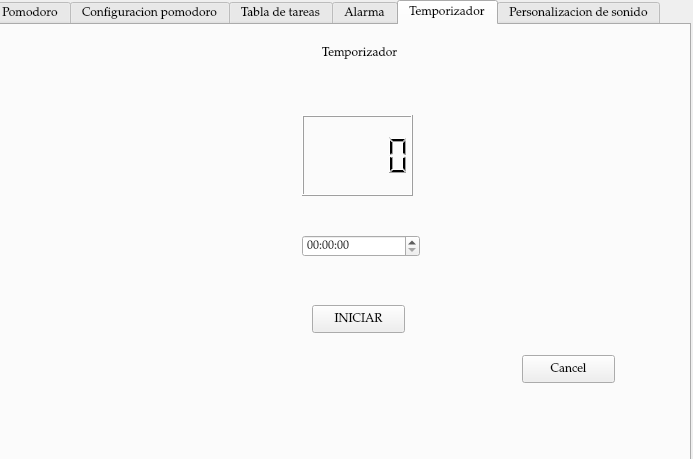
<?xml version="1.0" encoding="UTF-8"?>
<ui version="4.0">
 <class>Reloj</class>
 <widget class="QDialog" name="Reloj">
  <property name="geometry">
   <rect>
    <x>0</x>
    <y>0</y>
    <width>693</width>
    <height>459</height>
   </rect>
  </property>
  <property name="font">
   <font>
    <family>Palatino Linotype</family>
   </font>
  </property>
  <property name="windowTitle">
   <string>Reloj</string>
  </property>
  <property name="windowIcon">
   <iconset theme="2784399"/>
  </property>
  <widget class="QTabWidget" name="pantalla">
   <property name="geometry">
    <rect>
     <x>-10</x>
     <y>0</y>
     <width>701</width>
     <height>461</height>
    </rect>
   </property>
   <property name="contextMenuPolicy">
    <enum>Qt::ActionsContextMenu</enum>
   </property>
   <property name="currentIndex">
    <number>4</number>
   </property>
   <widget class="QWidget" name="tempom">
    <property name="focusPolicy">
     <enum>Qt::ClickFocus</enum>
    </property>
    <property name="contextMenuPolicy">
     <enum>Qt::NoContextMenu</enum>
    </property>
    <property name="toolTipDuration">
     <number>-1</number>
    </property>
    <attribute name="title">
     <string>Pomodoro</string>
    </attribute>
    <widget class="QLabel" name="label">
     <property name="geometry">
      <rect>
       <x>230</x>
       <y>20</y>
       <width>211</width>
       <height>31</height>
      </rect>
     </property>
     <property name="font">
      <font>
       <family>Rage Italic</family>
       <pointsize>20</pointsize>
      </font>
     </property>
     <property name="text">
      <string>Tiempo de estudio</string>
     </property>
    </widget>
    <widget class="QLCDNumber" name="lcdNumber">
     <property name="geometry">
      <rect>
       <x>230</x>
       <y>60</y>
       <width>151</width>
       <height>131</height>
      </rect>
     </property>
     <property name="lineWidth">
      <number>1</number>
     </property>
     <property name="smallDecimalPoint">
      <bool>false</bool>
     </property>
     <property name="digitCount">
      <number>5</number>
     </property>
     <property name="intValue" stdset="0">
      <number>25</number>
     </property>
    </widget>
    <widget class="QPushButton" name="pushButton">
     <property name="geometry">
      <rect>
       <x>480</x>
       <y>290</y>
       <width>131</width>
       <height>31</height>
      </rect>
     </property>
     <property name="text">
      <string>Descanzo</string>
     </property>
    </widget>
    <widget class="QPushButton" name="pushButton_2">
     <property name="geometry">
      <rect>
       <x>290</x>
       <y>290</y>
       <width>93</width>
       <height>28</height>
      </rect>
     </property>
     <property name="text">
      <string>Inicio</string>
     </property>
    </widget>
    <widget class="QPushButton" name="pushButton_3">
     <property name="geometry">
      <rect>
       <x>60</x>
       <y>290</y>
       <width>93</width>
       <height>28</height>
      </rect>
     </property>
     <property name="text">
      <string>Cancelar</string>
     </property>
    </widget>
    <widget class="Line" name="line">
     <property name="geometry">
      <rect>
       <x>210</x>
       <y>190</y>
       <width>231</width>
       <height>20</height>
      </rect>
     </property>
     <property name="orientation">
      <enum>Qt::Horizontal</enum>
     </property>
    </widget>
    <widget class="QLabel" name="label_2">
     <property name="geometry">
      <rect>
       <x>250</x>
       <y>230</y>
       <width>55</width>
       <height>16</height>
      </rect>
     </property>
     <property name="text">
      <string>TONO</string>
     </property>
    </widget>
    <widget class="QCheckBox" name="checkBox">
     <property name="geometry">
      <rect>
       <x>360</x>
       <y>230</y>
       <width>81</width>
       <height>20</height>
      </rect>
     </property>
     <property name="text">
      <string>Music1</string>
     </property>
    </widget>
   </widget>
   <widget class="QWidget" name="tab_2">
    <attribute name="title">
     <string>Configuracion pomodoro</string>
    </attribute>
    <widget class="QGroupBox" name="groupBox">
     <property name="geometry">
      <rect>
       <x>90</x>
       <y>60</y>
       <width>511</width>
       <height>111</height>
      </rect>
     </property>
     <property name="title">
      <string>Pomodoro</string>
     </property>
     <widget class="QScrollBar" name="verticalScrollBar">
      <property name="geometry">
       <rect>
        <x>480</x>
        <y>10</y>
        <width>16</width>
        <height>160</height>
       </rect>
      </property>
      <property name="orientation">
       <enum>Qt::Vertical</enum>
      </property>
     </widget>
     <widget class="QTimeEdit" name="timeEdit">
      <property name="geometry">
       <rect>
        <x>40</x>
        <y>40</y>
        <width>118</width>
        <height>22</height>
       </rect>
      </property>
     </widget>
     <widget class="QTimeEdit" name="timeEdit_2">
      <property name="geometry">
       <rect>
        <x>190</x>
        <y>50</y>
        <width>118</width>
        <height>22</height>
       </rect>
      </property>
     </widget>
     <widget class="QTimeEdit" name="timeEdit_3">
      <property name="geometry">
       <rect>
        <x>350</x>
        <y>50</y>
        <width>118</width>
        <height>22</height>
       </rect>
      </property>
     </widget>
     <widget class="QLabel" name="label_4">
      <property name="geometry">
       <rect>
        <x>60</x>
        <y>90</y>
        <width>55</width>
        <height>16</height>
       </rect>
      </property>
      <property name="text">
       <string>HORAS</string>
      </property>
     </widget>
     <widget class="QLabel" name="label_5">
      <property name="geometry">
       <rect>
        <x>220</x>
        <y>90</y>
        <width>55</width>
        <height>16</height>
       </rect>
      </property>
      <property name="text">
       <string>MINUTOS</string>
      </property>
     </widget>
     <widget class="QLabel" name="label_6">
      <property name="geometry">
       <rect>
        <x>370</x>
        <y>90</y>
        <width>81</width>
        <height>16</height>
       </rect>
      </property>
      <property name="text">
       <string>SEGUNDOS</string>
      </property>
     </widget>
    </widget>
    <widget class="QLabel" name="label_3">
     <property name="geometry">
      <rect>
       <x>250</x>
       <y>10</y>
       <width>181</width>
       <height>16</height>
      </rect>
     </property>
     <property name="text">
      <string>Configuracion Personalizada</string>
     </property>
    </widget>
    <widget class="QPushButton" name="pushButton_4">
     <property name="geometry">
      <rect>
       <x>50</x>
       <y>210</y>
       <width>111</width>
       <height>31</height>
      </rect>
     </property>
     <property name="text">
      <string>Guardar cambios</string>
     </property>
    </widget>
    <widget class="QPushButton" name="pushButton_5">
     <property name="geometry">
      <rect>
       <x>520</x>
       <y>210</y>
       <width>93</width>
       <height>28</height>
      </rect>
     </property>
     <property name="text">
      <string>Cancelar</string>
     </property>
    </widget>
    <widget class="QCheckBox" name="checkBox_2">
     <property name="geometry">
      <rect>
       <x>60</x>
       <y>270</y>
       <width>171</width>
       <height>20</height>
      </rect>
     </property>
     <property name="text">
      <string>Pomodoro predifinido</string>
     </property>
    </widget>
   </widget>
   <widget class="QWidget" name="tab_4">
    <attribute name="title">
     <string>Tabla de tareas</string>
    </attribute>
    <widget class="QGroupBox" name="groupBox_2">
     <property name="geometry">
      <rect>
       <x>79</x>
       <y>60</y>
       <width>131</width>
       <height>261</height>
      </rect>
     </property>
     <property name="title">
      <string>Inicio</string>
     </property>
    </widget>
    <widget class="QGroupBox" name="groupBox_3">
     <property name="geometry">
      <rect>
       <x>270</x>
       <y>60</y>
       <width>141</width>
       <height>261</height>
      </rect>
     </property>
     <property name="title">
      <string>Progreso</string>
     </property>
    </widget>
    <widget class="QGroupBox" name="groupBox_4">
     <property name="geometry">
      <rect>
       <x>470</x>
       <y>60</y>
       <width>131</width>
       <height>261</height>
      </rect>
     </property>
     <property name="title">
      <string>Finalizado</string>
     </property>
    </widget>
    <widget class="QLabel" name="label_11">
     <property name="geometry">
      <rect>
       <x>280</x>
       <y>10</y>
       <width>55</width>
       <height>16</height>
      </rect>
     </property>
     <property name="text">
      <string>TAREAS</string>
     </property>
    </widget>
    <widget class="QPushButton" name="pushButton_8">
     <property name="geometry">
      <rect>
       <x>90</x>
       <y>350</y>
       <width>93</width>
       <height>28</height>
      </rect>
     </property>
     <property name="text">
      <string>Editar</string>
     </property>
    </widget>
    <widget class="QPushButton" name="pushButton_9">
     <property name="geometry">
      <rect>
       <x>500</x>
       <y>350</y>
       <width>93</width>
       <height>28</height>
      </rect>
     </property>
     <property name="text">
      <string>Guardar</string>
     </property>
    </widget>
    <widget class="QPushButton" name="pushButton_10">
     <property name="geometry">
      <rect>
       <x>300</x>
       <y>350</y>
       <width>93</width>
       <height>28</height>
      </rect>
     </property>
     <property name="text">
      <string>Agregar</string>
     </property>
    </widget>
   </widget>
   <widget class="QWidget" name="tab_3">
    <attribute name="title">
     <string>Alarma</string>
    </attribute>
    <widget class="QLabel" name="label_7">
     <property name="geometry">
      <rect>
       <x>300</x>
       <y>20</y>
       <width>91</width>
       <height>31</height>
      </rect>
     </property>
     <property name="font">
      <font>
       <family>Poor Richard</family>
       <pointsize>12</pointsize>
      </font>
     </property>
     <property name="text">
      <string>ALARMA</string>
     </property>
    </widget>
    <widget class="QPushButton" name="pushButton_6">
     <property name="geometry">
      <rect>
       <x>100</x>
       <y>50</y>
       <width>93</width>
       <height>28</height>
      </rect>
     </property>
     <property name="text">
      <string>Editar</string>
     </property>
    </widget>
    <widget class="QPushButton" name="pushButton_7">
     <property name="geometry">
      <rect>
       <x>490</x>
       <y>50</y>
       <width>93</width>
       <height>28</height>
      </rect>
     </property>
     <property name="text">
      <string>Añadir</string>
     </property>
    </widget>
    <widget class="QTimeEdit" name="timeEdit_4">
     <property name="geometry">
      <rect>
       <x>160</x>
       <y>100</y>
       <width>211</width>
       <height>71</height>
      </rect>
     </property>
    </widget>
    <widget class="QRadioButton" name="radioButton">
     <property name="geometry">
      <rect>
       <x>390</x>
       <y>110</y>
       <width>95</width>
       <height>20</height>
      </rect>
     </property>
     <property name="text">
      <string>PM</string>
     </property>
    </widget>
    <widget class="QRadioButton" name="radioButton_2">
     <property name="geometry">
      <rect>
       <x>390</x>
       <y>140</y>
       <width>95</width>
       <height>20</height>
      </rect>
     </property>
     <property name="text">
      <string>AM</string>
     </property>
    </widget>
    <widget class="QLabel" name="label_8">
     <property name="geometry">
      <rect>
       <x>70</x>
       <y>210</y>
       <width>55</width>
       <height>16</height>
      </rect>
     </property>
     <property name="text">
      <string>Etiqueta</string>
     </property>
    </widget>
    <widget class="QTextBrowser" name="textBrowser">
     <property name="geometry">
      <rect>
       <x>170</x>
       <y>200</y>
       <width>241</width>
       <height>41</height>
      </rect>
     </property>
    </widget>
    <widget class="QLabel" name="label_9">
     <property name="geometry">
      <rect>
       <x>80</x>
       <y>270</y>
       <width>55</width>
       <height>16</height>
      </rect>
     </property>
     <property name="text">
      <string>Repetir</string>
     </property>
    </widget>
    <widget class="QRadioButton" name="radioButton_3">
     <property name="geometry">
      <rect>
       <x>170</x>
       <y>270</y>
       <width>91</width>
       <height>20</height>
      </rect>
     </property>
     <property name="text">
      <string>Do</string>
     </property>
    </widget>
    <widget class="QRadioButton" name="radioButton_4">
     <property name="geometry">
      <rect>
       <x>230</x>
       <y>270</y>
       <width>95</width>
       <height>20</height>
      </rect>
     </property>
     <property name="text">
      <string>Lu</string>
     </property>
    </widget>
    <widget class="QRadioButton" name="radioButton_5">
     <property name="geometry">
      <rect>
       <x>280</x>
       <y>270</y>
       <width>95</width>
       <height>20</height>
      </rect>
     </property>
     <property name="text">
      <string>Ma</string>
     </property>
    </widget>
    <widget class="QRadioButton" name="radioButton_6">
     <property name="geometry">
      <rect>
       <x>340</x>
       <y>270</y>
       <width>95</width>
       <height>20</height>
      </rect>
     </property>
     <property name="text">
      <string>MI</string>
     </property>
    </widget>
    <widget class="QRadioButton" name="radioButton_7">
     <property name="geometry">
      <rect>
       <x>400</x>
       <y>270</y>
       <width>95</width>
       <height>20</height>
      </rect>
     </property>
     <property name="text">
      <string>Ju</string>
     </property>
    </widget>
    <widget class="QRadioButton" name="radioButton_8">
     <property name="geometry">
      <rect>
       <x>450</x>
       <y>270</y>
       <width>95</width>
       <height>20</height>
      </rect>
     </property>
     <property name="text">
      <string>Vi</string>
     </property>
    </widget>
    <widget class="QRadioButton" name="radioButton_9">
     <property name="geometry">
      <rect>
       <x>510</x>
       <y>270</y>
       <width>95</width>
       <height>20</height>
      </rect>
     </property>
     <property name="text">
      <string>Sa</string>
     </property>
    </widget>
    <widget class="QLabel" name="label_10">
     <property name="geometry">
      <rect>
       <x>80</x>
       <y>330</y>
       <width>55</width>
       <height>16</height>
      </rect>
     </property>
     <property name="text">
      <string>Tono</string>
     </property>
    </widget>
    <widget class="QComboBox" name="comboBox">
     <property name="geometry">
      <rect>
       <x>170</x>
       <y>330</y>
       <width>73</width>
       <height>22</height>
      </rect>
     </property>
    </widget>
   </widget>
   <widget class="QWidget" name="tab_5">
    <attribute name="title">
     <string>Temporizador</string>
    </attribute>
    <widget class="QPushButton" name="pushButton_11">
     <property name="geometry">
      <rect>
       <x>530</x>
       <y>330</y>
       <width>93</width>
       <height>28</height>
      </rect>
     </property>
     <property name="text">
      <string>Cancel</string>
     </property>
    </widget>
    <widget class="QLabel" name="label_12">
     <property name="geometry">
      <rect>
       <x>330</x>
       <y>20</y>
       <width>91</width>
       <height>16</height>
      </rect>
     </property>
     <property name="text">
      <string>Temporizador</string>
     </property>
    </widget>
    <widget class="QPushButton" name="pushButton_12">
     <property name="geometry">
      <rect>
       <x>320</x>
       <y>280</y>
       <width>93</width>
       <height>28</height>
      </rect>
     </property>
     <property name="text">
      <string>INICIAR</string>
     </property>
    </widget>
    <widget class="QTimeEdit" name="timeEdit_5">
     <property name="geometry">
      <rect>
       <x>310</x>
       <y>210</y>
       <width>118</width>
       <height>22</height>
      </rect>
     </property>
    </widget>
    <widget class="QLCDNumber" name="lcdNumber_2">
     <property name="geometry">
      <rect>
       <x>310</x>
       <y>90</y>
       <width>111</width>
       <height>81</height>
      </rect>
     </property>
    </widget>
   </widget>
   <widget class="QWidget" name="tab_6">
    <attribute name="title">
     <string>Personalizacion de sonido</string>
    </attribute>
    <widget class="QLabel" name="label_13">
     <property name="geometry">
      <rect>
       <x>270</x>
       <y>60</y>
       <width>141</width>
       <height>16</height>
      </rect>
     </property>
     <property name="text">
      <string>Sonido de notificacion</string>
     </property>
    </widget>
    <widget class="QCheckBox" name="checkBox_3">
     <property name="geometry">
      <rect>
       <x>260</x>
       <y>120</y>
       <width>161</width>
       <height>20</height>
      </rect>
     </property>
     <property name="text">
      <string>Permitir notificaciones</string>
     </property>
    </widget>
    <widget class="QCheckBox" name="checkBox_4">
     <property name="geometry">
      <rect>
       <x>260</x>
       <y>150</y>
       <width>161</width>
       <height>20</height>
      </rect>
     </property>
     <property name="text">
      <string>Alarma</string>
     </property>
    </widget>
    <widget class="QCheckBox" name="checkBox_5">
     <property name="geometry">
      <rect>
       <x>260</x>
       <y>180</y>
       <width>161</width>
       <height>20</height>
      </rect>
     </property>
     <property name="text">
      <string>Asistente de voz</string>
     </property>
    </widget>
    <widget class="QLabel" name="label_14">
     <property name="geometry">
      <rect>
       <x>240</x>
       <y>250</y>
       <width>191</width>
       <height>16</height>
      </rect>
     </property>
     <property name="text">
      <string>¿Quieres activar notificaciones?</string>
     </property>
    </widget>
    <widget class="QRadioButton" name="radioButton_10">
     <property name="geometry">
      <rect>
       <x>250</x>
       <y>280</y>
       <width>95</width>
       <height>20</height>
      </rect>
     </property>
     <property name="text">
      <string>SI</string>
     </property>
    </widget>
    <widget class="QRadioButton" name="radioButton_11">
     <property name="geometry">
      <rect>
       <x>370</x>
       <y>280</y>
       <width>95</width>
       <height>20</height>
      </rect>
     </property>
     <property name="text">
      <string>NO</string>
     </property>
    </widget>
   </widget>
  </widget>
 </widget>
 <resources/>
 <connections/>
</ui>
